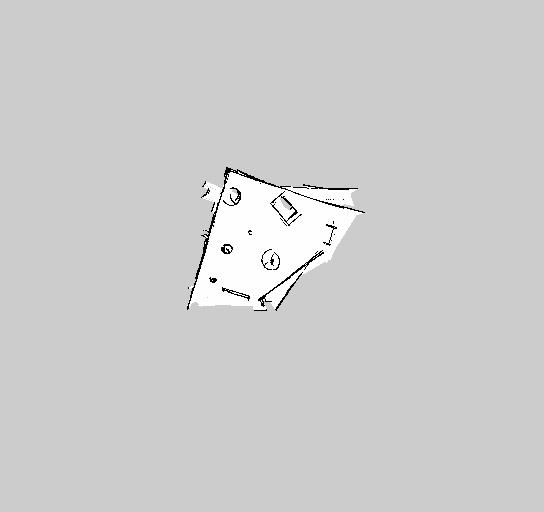
%> input picture randomthings.pgm, 544 x 512 px
$ octave PathPlanningPRM.m   (GNU Octave 9; MATLAB toolbox functions it lacks are replaced by stand-ins)
%> lines starting %> are read from the running program, lines starting %| are printed output that depends on the picture


% Creating a probabaistic occupancy grid

image = imread(fullfile('yourfilepath/randomthings.pgm'));
%> image is the input picture: size 512x544 uint8; min 0, max 255, mean 205.3
imageCropped = image(150:360,150:360);
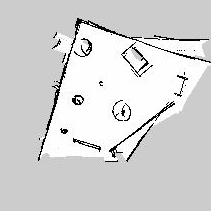
%> imageCropped: size 211x211 uint8; min 0, max 255, mean 211.9
imshow(imageCropped)

% PGM values are expressed from 0 to 255 as uint8.
% Normalize these values by converting the cropped image to double
% and dividing each cell by 255. This image shows obstacles as values
% close to 0. Subtract the normalized image from 1 to get occupancy
% values with 1 representing occupied space.

imageNorm = double(imageCropped)/255;
imageOccupancy = 1 - imageNorm;
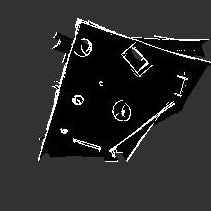
%> imageOccupancy: size 211x211 double; min 0, max 1, mean 0.169

%> (the run ends here)
